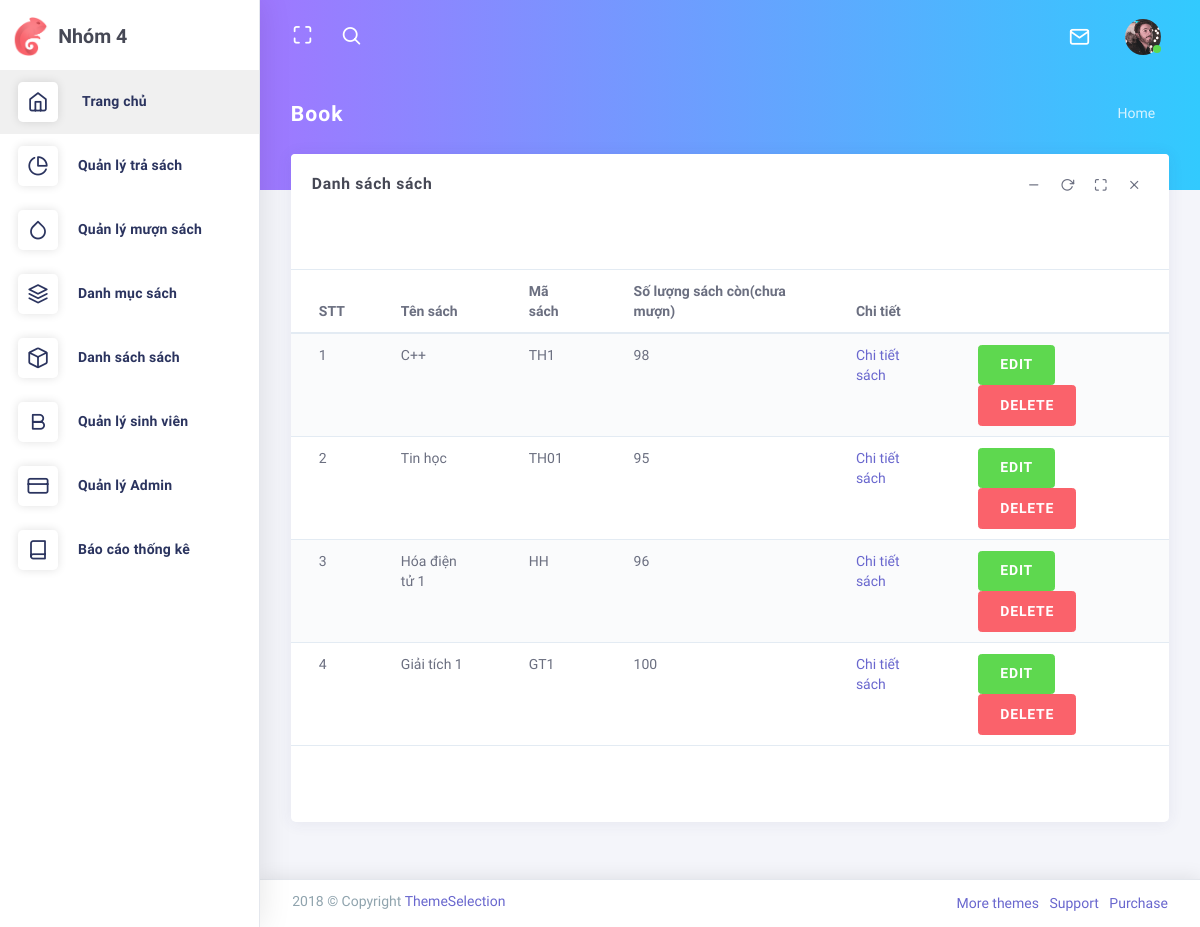
The page /admin/index.php?controller=book (signed in) on the database its author committed.
### tables this page shows
CREATE TABLE `products` (
  `id` int(11) NOT NULL,
  `category_id` int(11) NOT NULL,
  `name` varchar(255) NOT NULL,
  `remaining` int(11) NOT NULL,
  `author` varchar(255) NOT NULL,
  `bookCode` varchar(255) NOT NULL,
  `price` int(11) NOT NULL,
  `seriCode` varchar(255) NOT NULL,
  `public` date NOT NULL
);

### admin/controllers/BookController.php (called while the page is built, shortened)
<?php
	include "models/BookModel.php";
	class BookController extends Controller
    {
		public function index()
		{
			$recordPerPage = 25;
			$numPage = ceil($this->totalRecord($recordPerPage)/$recordPerPage);
			$data = $this->modelRead($recordPerPage);
			$this->view("BookView.php",["data"=>$data,"numPage"=>$numPage]);
		}
	}
?>

### admin/models/BookModel.php (called while the page is built, shortened)
<?php
	trait BookModel
    {
		public function modelRead($recordPerPage)
        {
			$p = isset($_GET["p"]) && is_numeric($_GET["p"]) && $_GET["p"] > 0 ? ($_GET["p"]-1) : 0;
			$from = $p * $recordPerPage;
			$conn = Connection::connect();
			$query = $conn->query("select * from products order by category_id desc limit $from,$recordPerPage");
			$result = $query->fetchAll();
			return $result;
		}
	}
?>

### admin/views/BookView.php (the view, shortened to what this page needs)
<nav class="header-navbar navbar-expand-md navbar navbar-with-menu navbar-without-dd-arrow fixed-top navbar-semi-light">
    <div class="navbar-wrapper">
        <div class="navbar-container content">
            <div class="collapse navbar-collapse show" id="navbar-mobile">
                <ul class="nav navbar-nav mr-auto float-left">
                    <li class="nav-item d-none d-md-block"><a class="nav-link nav-link-expand" href="#"><i class="ficon ft-maximize"></i></a></li>
                    <li class="nav-item dropdown navbar-search"><a class="nav-link dropdown-toggle hide" data-toggle="dropdown" href="#"><i class="ficon ft-search"></i></a>
                    </li>
                </ul>
                <ul class="nav navbar-nav float-right">
                    <li class="dropdown dropdown-language nav-item"><a class="dropdown-toggle nav-link" id="dropdown-flag" href="#" data-toggle="dropdown" aria-haspopup="true" aria-expanded="false"><i class="flag-icon flag-icon-us"></i><span class="selected-language"></span></a>
                    </li>
                </ul>
                <ul class="nav navbar-nav float-right">
                    <li class="dropdown dropdown-notification nav-item"><a class="nav-link nav-link-label" href="#" data-toggle="dropdown"><i class="ficon ft-mail"> </i></a>
                    </li>
                    <li class="dropdown dropdown-user nav-item">
                        <a class="dropdown-toggle nav-link dropdown-user-link" href="#" data-toggle="dropdown"> <span class="avatar avatar-online"><img src="./public/assets/images/portrait/small/avatar-s-19.png" alt="avatar"><i></i></span></a>
                    </li>
                </ul>
            </div>
        </div>
    </div>
</nav>
<div class="app-content content">
    <div class="content-wrapper">
        <div class="content-wrapper-before"></div>
        <div class="content-header row">
            <div class="content-header-left col-md-4 col-12 mb-2">
                <h3 class="content-header-title">Book</h3>
            </div>
            <div class="content-header-right col-md-8 col-12">
                <div class="breadcrumbs-top float-md-right">
                    <div class="breadcrumb-wrapper mr-1">
                        <ol class="breadcrumb">
                            <li class="breadcrumb-item">
                                <a href="index.php">Home</a>
                            </li>
                        </ol>
                    </div>
                </div>
            </div>
        </div>
        <div class="content-body">
            <div class="row">
                <div class="col-12">
                    <div class="card">
                        <div class="card-header">
                            <h4 class="card-title">Danh sách sách</h4>
                            <div class="heading-elements">
                                <ul class="list-inline mb-0">
                                    <li><a data-action="collapse"><i class="ft-minus"></i></a></li>
                                    <li><a data-action="reload"><i class="ft-rotate-cw"></i></a></li>
                                    <li><a data-action="expand"><i class="ft-maximize"></i></a></li>
                                    <li><a data-action="close"><i class="ft-x"></i></a></li>
                                </ul>
                            </div>
                        </div>
                        <div class="card-content collapse show">
                        </div>
                        <div class="card-content collapse show">
                            <div class="table-responsive">
                                <table class="table table-striped">
                                    <thead>
                                        <tr>
                                            <th scope="col">STT</th>
                                            <th scope="col">Tên sách</th>
                                            <th scope="col">Mã sách</th>
                                            <th scope="col">Số lượng sách còn(chưa mượn)</th>
                                            <th scope="col">Chi tiết</th>
                                            <th scope="col"></th>
                                        </tr>
                                    </thead>
                                    <tbody>
                                        <?php foreach ($data as $key => $row): ?>
                                            <tr>
                                                <td scope="row"><?php echo $key + 1; ?></td>
                                                <td scope="row"><?php echo $row->name; ?></td>
                                                <td scope="row"><?php echo $row->bookCode; ?></td>
                                                <td scope="row"><?php echo $row->remaining; ?></td>
                                                <td scope = row><a href="index.php?controller=book&action=detail&id=<?php echo $row->id; ?>">Chi tiết sách</a></td>
                                                <td scope="row">
                                                    <a class="btn btn-success" href="index.php?controller=book&action=update&id=<?php echo $row->id; ?>">EDIT</a>&nbsp;
                                                    <a class="btn btn-danger" href="index.php?controller=book&action=delete&id=<?php echo $row->id; ?>" onclick="return window.confirm('Ban co muon xoa?');">DELETE</a>
                                                </td>
                                            </tr>
                                        <?php endforeach; ?>
                                    </tbody>
                                </table>
                            </div>
                        </div>
                    </div>
                </div>
            </div>
        </div>
    </div>
</div>
<footer class="footer footer-static footer-light navbar-border navbar-shadow">
    <div class="clearfix blue-grey lighten-2 text-sm-center mb-0 px-2"><span class="float-md-left d-block d-md-inline-block">2018 &copy; Copyright <a class="text-bold-800 grey darken-2" href="https://themeselection.com" target="_blank">ThemeSelection</a></span>
        <ul class="list-inline float-md-right d-block d-md-inline-blockd-none d-lg-block mb-0">
            <li class="list-inline-item"><a class="my-1" href="https://themeselection.com/" target="_blank"> More themes</a></li>
            <li class="list-inline-item"><a class="my-1" href="https://themeselection.com/support" target="_blank"> Support</a></li>
            <li class="list-inline-item"><a class="my-1" href="https://themeselection.com/products/chameleon-admin-modern-bootstrap-webapp-dashboard-html-template-ui-kit/" target="_blank"> Purchase</a></li>
        </ul>
    </div>
</footer>

### admin/public/assets/css/core/menu/menu-types/vertical-menu.css (style rules this page uses)
body.vertical-layout.vertical-menu.menu-expanded .navbar .navbar-container { margin-left: 260px; }
body.vertical-layout.vertical-menu.menu-expanded .content, body.vertical-layout.vertical-menu.menu-expanded .footer { margin-left: 260px; }

### rows shown on the page
products: name "C++", bookCode "TH1", remaining "98"
products: name "Tin học", bookCode "TH01", remaining "95"
products: name "Hóa điện tử 1", bookCode "HH", remaining "96"
products: name "Giải tích 1", bookCode "GT1", remaining "100"
